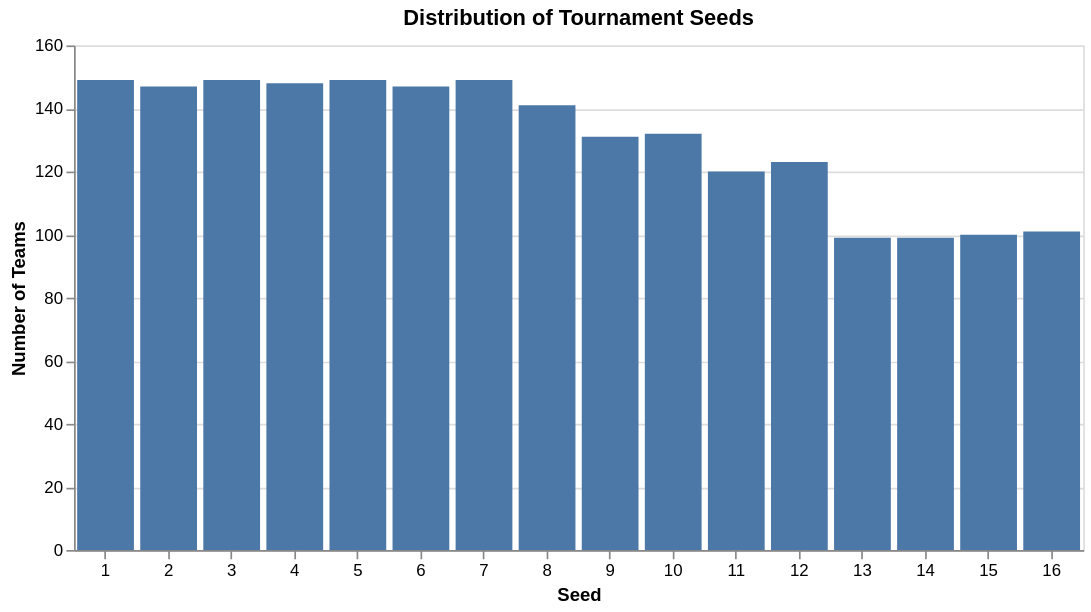

The notebook cell saved with this chart:
### Markdown cell above
## EDA

### Code cell
alt.Chart(marchmadness).mark_bar().encode(
    x=alt.X("seed:O").title("Seed").axis(alt.Axis(labelAngle=0)),
    y=alt.Y("count()", title="Number of Teams"),
).properties(title="Distribution of Tournament Seeds", width=600)

### Figure 1 — Vega-Lite specification as saved in the notebook (floating-point values rounded to 4 significant figures; data arrays with more than 128 entries replaced by an {"elided": "..."} marker saying what was removed)
{"config": {"view": {"continuousWidth": 300, "continuousHeight": 300}}, "data": {"name": "data-ecc20bd94d8fb8063b80ac3ada3c5395"}, "mark": {"type": "bar"}, "encoding": {"x": {"axis": {"labelAngle": 0}, "field": "seed", "title": "Seed", "type": "ordinal"}, "y": {"aggregate": "count", "title": "Number of Teams", "type": "quantitative"}}, "title": "Distribution of Tournament Seeds", "width": 600, "$schema": "https://vega.github.io/schema/vega-lite/v5.20.1.json", "datasets": {"data-ecc20bd94d8fb8063b80ac3ada3c5395": {"elided": "2084 records"}}}
